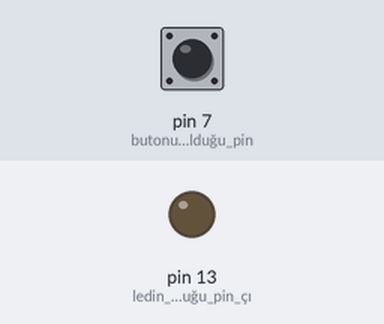
This sketch was run on a simulated Arduino Uno, built with avr-gcc and run on an emulated ATmega328P. On the bench: output pins drawn as LEDs (lit = HIGH). The inputs (shaded band) are chosen by the test bench; at power-on: pin 7 (butonun_bağlı_olduğu_pin) LOW.

Above: at 1.2 s.
1.3 s: pin 7 (butonun_bağlı_olduğu_pin) pulled HIGH for 0.15 s
At 1.37 s:
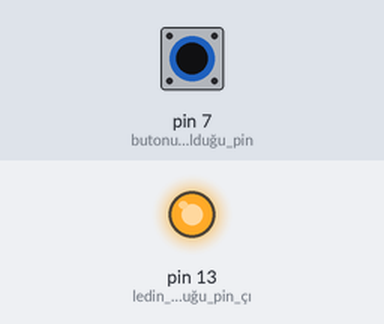
2.9 s: pin 7 (butonun_bağlı_olduğu_pin) pulled HIGH for 3.2 s
At 7.1 s:
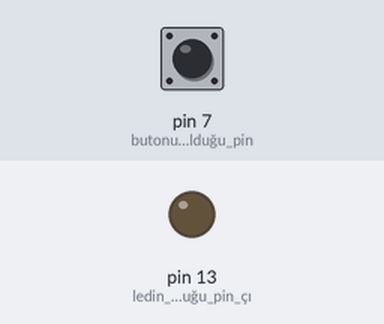
Timing chart, 0 to 8.6 s (numbered marks = the images above; inputs shaded):
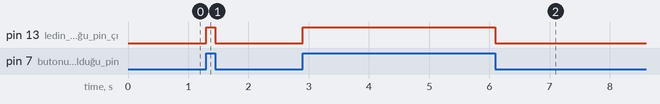

Measured:
- after the input at 1.3 s, pin 13 (ledin_bağlı_olduğu_pin_çı): LOW → HIGH at once, → LOW 0.15 s later
- after the input at 2.9 s, pin 13 (ledin_bağlı_olduğu_pin_çı): LOW → HIGH at once, → LOW 3.2 s later

The sketch:

butonKontrol_2.ino
```cpp
void setup() {
  // put your setup code here, to run once:
  pinMode(7,INPUT);//butonun bağlı olduğu pin giriş olarak ayarlandı
  pinMode(13,OUTPUT);//ledin bağlı olduğu pin çıkış olarak ayarlandı
}

void loop() {
  // put your main code here, to run repeatedly:
  int okunanDeger = digitalRead(7);//butona basılıp basılmadığı okunacak
  digitalWrite(13,okunanDeger);
}
```
